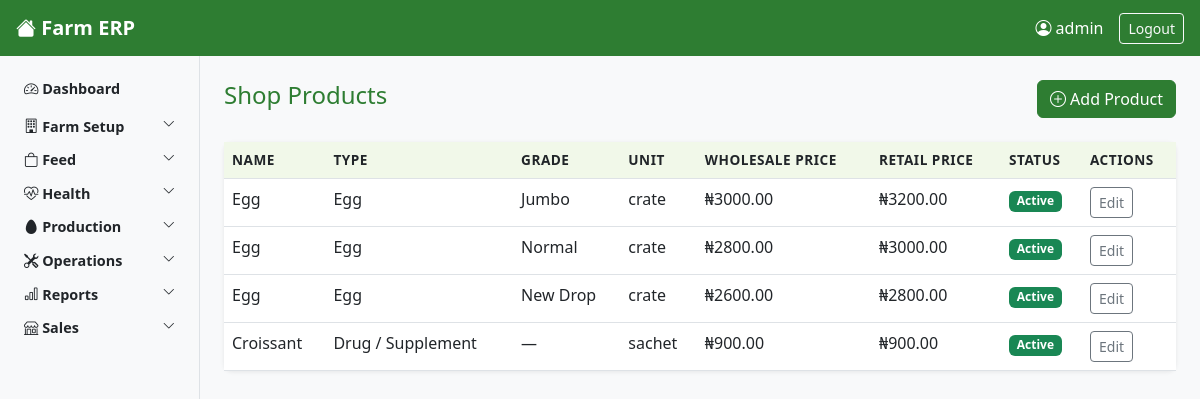
The app's page /shop/products/ (signed in), older data.
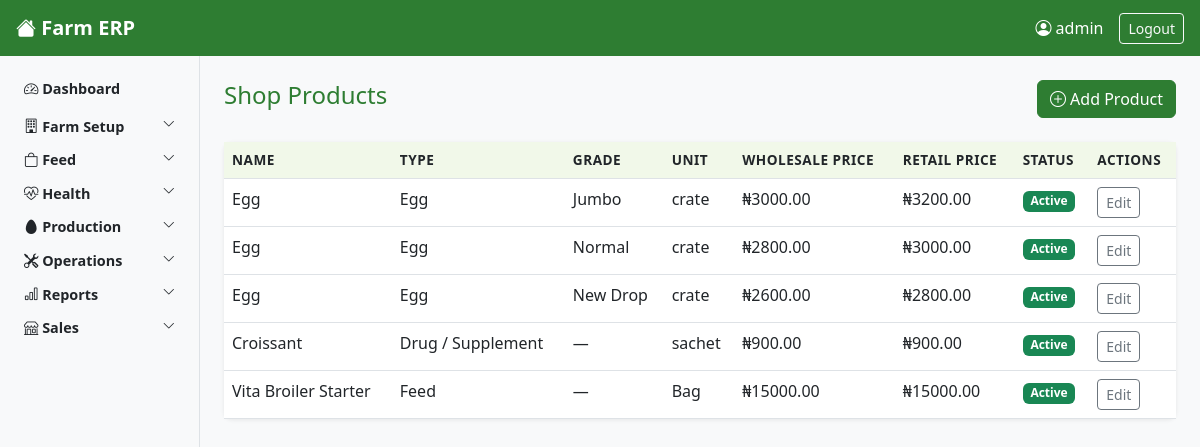
The same page, newer data.
### core/models.py (models this page shows, shortened)
class ShopProduct(models.Model):
    PRODUCT_TYPE_CHOICES = [
        ('egg', 'Egg'),
        ('drug', 'Drug / Supplement'),
        ('feed', 'Feed'),
        ('other', 'Other'),
    ]
    EGG_GRADE_CHOICES = [
    ('jumbo', 'Jumbo'),
    ('normal', 'Normal'),
    ('new_drop', 'New Drop'),
    ('cracked', 'Cracked'),
    ('not_applicable', 'Not Applicable'),
    ]
    name = models.CharField(max_length=200)
    product_type = models.CharField(max_length=20, choices=PRODUCT_TYPE_CHOICES)
    egg_grade = models.CharField(
    max_length=20,
    choices=EGG_GRADE_CHOICES,
    default='not_applicable'
    )
    unit = models.CharField(
        max_length=50,
        help_text="e.g. crate, bag, bottle, sachet"
    )
    cost_price = models.DecimalField(
    max_digits=10,
    decimal_places=2,
    default=0,
    help_text="Cost price per unit for profit calculation"
    )
    wholesale_price = models.DecimalField(
        max_digits=10,
        decimal_places=2,
        default=0
    )
    retail_price = models.DecimalField(
        max_digits=10,
        decimal_places=2,
        default=0
    )
    wholesale_threshold = models.PositiveIntegerField(
        default=5,
        help_text="Minimum quantity to qualify for wholesale price"
    )
    is_active = models.BooleanField(default=True)
    notes = models.TextField(blank=True)

### core/views.py (the view)
# urls.py: path('shop/products/', views.ShopProductListView.as_view(), name='shopproduct-list'),
class ShopProductListView(LoginRequiredMixin, ListView):
    model = ShopProduct
    template_name = 'core/shopproduct_list.html'
    context_object_name = 'products'

### core/context_processors.py (called while the page is built, shortened)
def user_role_context(request):
    if request.user.is_authenticated:
        return get_user_context(request.user)

### core/permissions.py (called while the page is built)
def get_worker_role(user):
    try:
        return user.worker_profile.role
    except Exception:
        return None

def get_user_context(user):
    role = get_worker_role(user)
    return {
        'user_role': role,
        'is_pen_worker': role == 'pen_worker',
        'is_supervisor': role in ['supervisor', 'store_keeper'],
        'is_manager': role in ['manager', 'general_manager'],
        'is_director': role == 'director',
        'is_salesperson': role == 'salesperson',
        'is_accountant': role == 'accountant',
        'is_manager_or_above': role in ['manager', 'general_manager', 'director'],
        'is_supervisor_or_above': role in ['supervisor', 'store_keeper', 'manager',
                                            'general_manager', 'director'],
        'is_general_manager_or_above': role in ['general_manager', 'director'],
        'is_sales_or_above': role in ['salesperson', 'accountant',
                                       'general_manager', 'director'],
    }

### core/templates/core/shopproduct_list.html (shortened to what this page needs)
{% extends 'core/base.html' %}
{% block content %}
<div class="d-flex justify-content-between align-items-center mb-4">
    <h4>Shop Products</h4>
    <a href="{% url 'shopproduct-create' %}" class="btn btn-success">
        <i class="bi bi-plus-circle"></i> Add Product
    </a>
</div>
<div class="card">
    <div class="card-body p-0">
        <div class="table-responsive">
            <table class="table table-hover mb-0">
                <thead>
                    <tr>
                        <th>Name</th>
                        <th>Type</th>
                        <th>Grade</th>
                        <th>Unit</th>
                        <th>Wholesale Price</th>
                        <th>Retail Price</th>
                        <th>Status</th>
                        <th>Actions</th>
                    </tr>
                </thead>
                <tbody>
                    {% for product in products %}
                    <tr>
                        <td>{{ product.name }}</td>
                        <td>{{ product.get_product_type_display }}</td>
                        <td>
                            {% if product.egg_grade != 'not_applicable' %}
                                {{ product.get_egg_grade_display }}
                            {% else %}
                                —
                            {% endif %}
                        </td>
                        <td>{{ product.unit }}</td>
                        <td>₦{{ product.wholesale_price }}</td>
                        <td>₦{{ product.retail_price }}</td>
                        <td>
                            {% if product.is_active %}
                                <span class="badge bg-success">Active</span>
                            {% else %}
                                <span class="badge bg-secondary">Inactive</span>
                            {% endif %}
                        </td>
                        <td>
                            <a href="{% url 'shopproduct-update' product.pk %}" class="btn btn-sm btn-outline-secondary">Edit</a>
                        </td>
                    </tr>
                    {% empty %}
                    <tr>
                        <td colspan="8" class="text-center text-muted py-4">No products found.</td>
                    </tr>
                    {% endfor %}
                </tbody>
            </table>
        </div>
    </div>
</div>
{% endblock %}

### core/templates/core/base.html (shortened to what this page needs)
<!DOCTYPE html>
<html lang="en">
<head>
    <link href="https://cdn.jsdelivr.net/npm/bootstrap@5.3.0/dist/css/bootstrap.min.css" rel="stylesheet">
    <link href="https://cdn.jsdelivr.net/npm/bootstrap-icons@1.10.0/font/bootstrap-icons.css" rel="stylesheet">
    {% load static %}
    <link rel="stylesheet" href="{% static 'core/css/main.css' %}">
</head>
<body>
<nav class="navbar navbar-dark bg-success px-3">
    <div class="d-flex align-items-center">
        <a class="navbar-brand fw-bold" href="{% url 'dashboard' %}">
            <i class="bi bi-house-fill"></i> Farm ERP
        </a>
    </div>
    <div class="d-flex align-items-center text-white">
        <span class="me-3"><i class="bi bi-person-circle"></i> {{ request.user.username }}</span>
        <a href="{% url 'logout' %}" class="btn btn-outline-light btn-sm">Logout</a>
    </div>
</nav>
<div class="container-fluid">
    <div class="row">
        <nav class="col-md-2 d-none d-md-block bg-light sidebar py-3 min-vh-100">
            <ul class="nav flex-column">
                <li class="nav-item mb-1">
                    <a class="nav-link text-dark fw-bold" href="{% url 'dashboard' %}">
                        <i class="bi bi-speedometer2"></i> Dashboard
                    </a>
                </li>
                {% if not is_salesperson %}
                <li class="nav-item">
                    <a class="nav-link text-dark fw-semibold d-flex justify-content-between"
                       data-bs-toggle="collapse" href="#farmSetup" role="button">
                        <span><i class="bi bi-building"></i> Farm Setup</span>
                        <i class="bi bi-chevron-down small"></i>
                    </a>
                </li>
                <li class="nav-item">
                    <a class="nav-link text-dark fw-semibold d-flex justify-content-between"
                       data-bs-toggle="collapse" href="#feedSection" role="button">
                        <span><i class="bi bi-bag"></i> Feed</span>
                        <i class="bi bi-chevron-down small"></i>
                    </a>
                </li>
                <li class="nav-item">
                    <a class="nav-link text-dark fw-semibold d-flex justify-content-between"
                       data-bs-toggle="collapse" href="#healthSection" role="button">
                        <span><i class="bi bi-heart-pulse"></i> Health</span>
                        <i class="bi bi-chevron-down small"></i>
                    </a>
                </li>
                <li class="nav-item">
                    <a class="nav-link text-dark fw-semibold d-flex justify-content-between"
                       data-bs-toggle="collapse" href="#productionSection" role="button">
                        <span><i class="bi bi-egg-fill"></i> Production</span>
                        <i class="bi bi-chevron-down small"></i>
                    </a>
                </li>
                <li class="nav-item">
                    <a class="nav-link text-dark fw-semibold d-flex justify-content-between"
                       data-bs-toggle="collapse" href="#operationsSection" role="button">
                        <span><i class="bi bi-tools"></i> Operations</span>
                        <i class="bi bi-chevron-down small"></i>
                    </a>
                </li>
                {% if is_supervisor_or_above %}
                <li class="nav-item">
                    <a class="nav-link text-dark fw-semibold d-flex justify-content-between"
                       data-bs-toggle="collapse" href="#reportsSection" role="button">
                        <span><i class="bi bi-bar-chart"></i> Reports</span>
                        <i class="bi bi-chevron-down small"></i>
                    </a>
                </li>
                {% endif %}
                {% endif %}
                {% if is_sales_or_above %}
                <li class="nav-item">
                    <a class="nav-link text-dark fw-semibold d-flex justify-content-between"
                       data-bs-toggle="collapse" href="#salesSection" role="button">
                        <span><i class="bi bi-shop"></i> Sales</span>
                        <i class="bi bi-chevron-down small"></i>
                    </a>
                </li>
                {% endif %}
            </ul>
        </nav>
        <main class="col-12 col-md-10 px-4 py-4">
            {% block content %}
            {% endblock %}
        </main>
    </div>
</div>
</body>
</html>

### core/templates/core/css/main.css (style rules this page uses)
body { font-family: 'Segoe UI', sans-serif; background-color: #f8f9fa; }
.sidebar { position: sticky; top: 0; height: 100vh; overflow-y: auto; border-right: 1px solid #dee2e6; }
.sidebar .nav-link { padding: 6px 12px; border-radius: 4px; font-size: 0.9rem; }
.card { border: none; box-shadow: 0 1px 4px rgba(0,0,0,0.08); border-radius: 8px; }
.table th { background-color: #f1f8e9; font-size: 0.85rem; text-transform: uppercase; letter-spacing: 0.5px; }
.btn-success { background-color: #2e7d32; border-color: #2e7d32; }
.navbar { background-color: #2e7d32 !important; }
h4, h5 { color: #2e7d32; }
main { transition: margin-left 0.3s ease; }

Row changes from the older to the newer data that the page shows:
added ShopProduct: name "Vita Broiler Starter", product_type "Feed", unit "Bag", wholesale_price "15000.00", retail_price "15000.00", is_active "Active"
